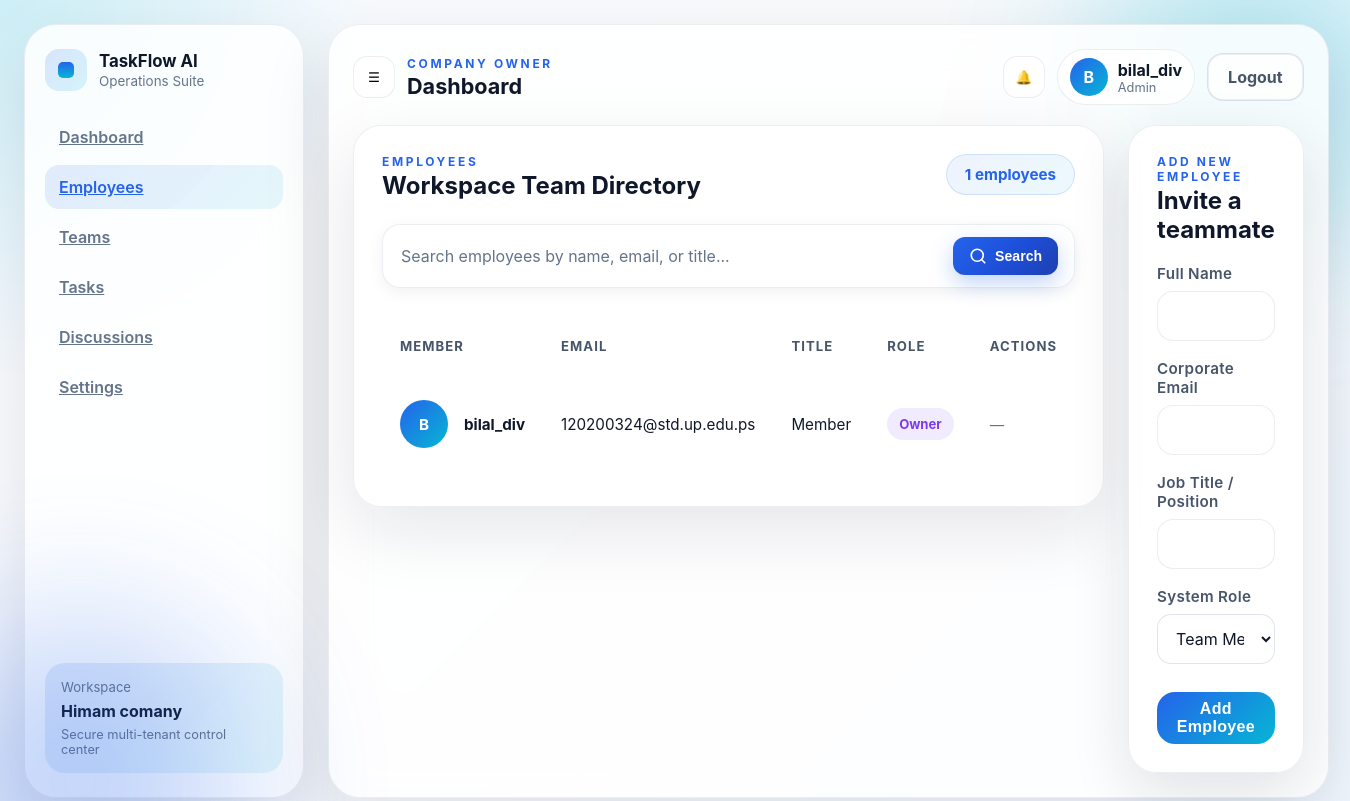
/dashboard/employees/ (signed in), run on an earlier commit of the app's database.
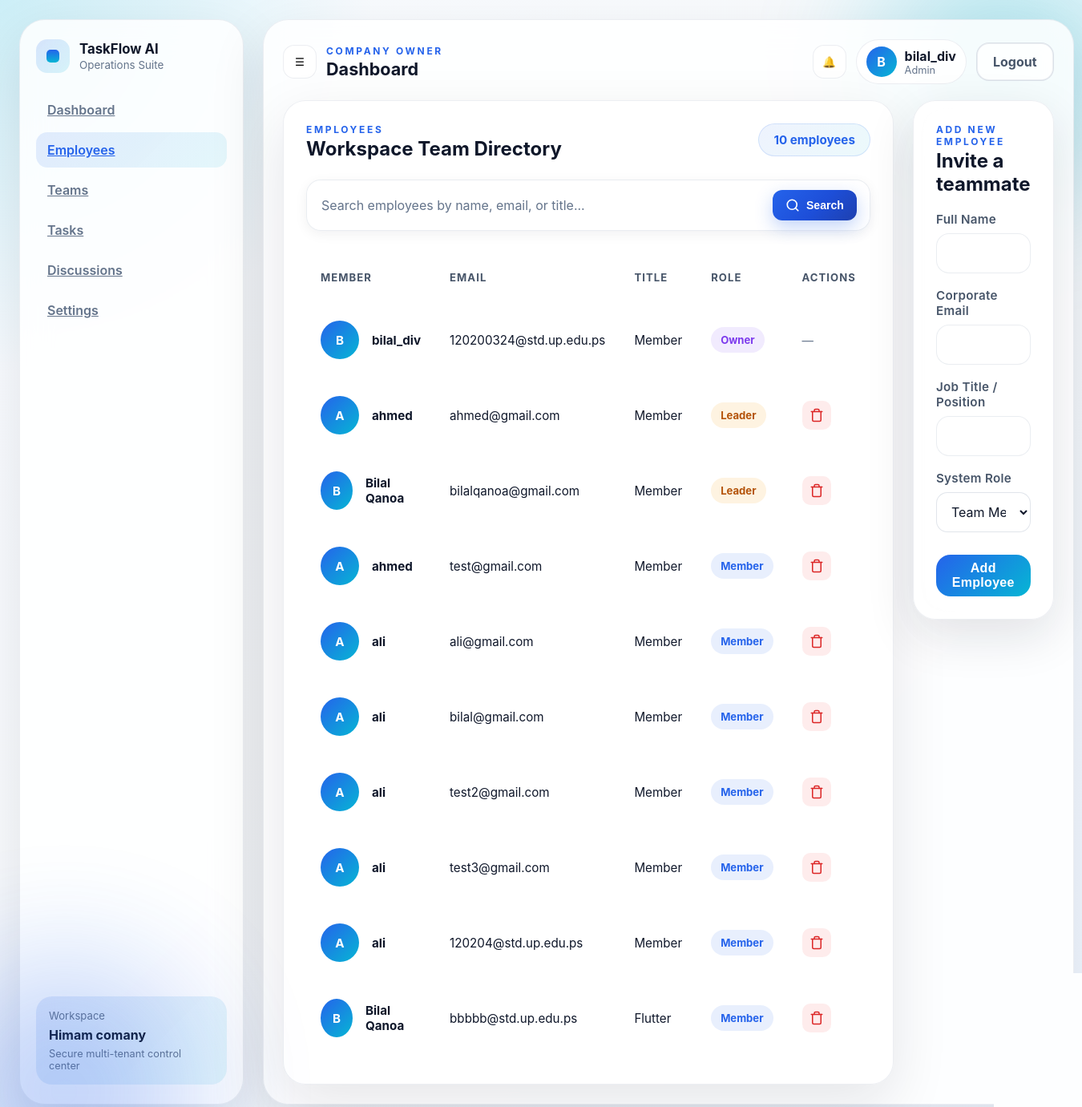
And on a later commit of the database.
### accounts/models.py (models this page shows, shortened)
class User(AbstractUser):
    ROLE_CHOICES = [
        ('company', 'Company Owner'),
        ('team_leader', 'Team Leader'),
        ('member', 'Member'),
    ]
    role = models.CharField(max_length=20, choices=ROLE_CHOICES)
    job_title = models.CharField(max_length=120, blank=True, default='')
    company = models.ForeignKey(
        'companies.Company',
        on_delete=models.SET_NULL,
        null=True,
        blank=True,
        related_name='users'
    )

### dashboard/views.py (the view, shortened to what this page needs)
# urls.py: path('employees/', views.employees_page, name='employees'),
@login_required(login_url='accounts:login')
@transaction.atomic
def employees_page(request):
    company = getattr(request.user, 'owned_company', None) or getattr(request.user, 'company', None)
    if not company:
        return redirect('accounts:profile')
    form_data = {
        'full_name': '',
        'email': '',
        'job_title': '',
        'system_role': 'member',
    }
    search_query = request.GET.get('search', '').strip()
    employees = User.objects.filter(company=company, is_active=True)
    employees = employees.annotate(
        role_weight=Case(
            When(is_superuser=True, then=Value(1)),
            When(role='company', then=Value(1)),
            When(role='team_leader', then=Value(2)),
            When(role='member', then=Value(3)),
            default=Value(4),
            output_field=IntegerField(),
        )
    ).order_by('role_weight', 'username')
    return render(request, 'dashboard/employees.html', {
        'company': company,
        'user': request.user,
        'employees': employees,
        'form_data': form_data,
        'search_query': search_query,
    })

### templates/dashboard/employees.html (shortened to what the changed rows need)
{% extends 'dashboard/base.html' %}
{% block content %}
<div class="employees-container">
    <section class="employees-grid">
        <article class="employees-table-card panel">
            <div class="section-header">
                <div>
                    <p class="eyebrow">Employees</p>
                    <h2>Workspace Team Directory</h2>
                </div>
                <span class="employee-count">{{ employees.count }} employees</span>
            </div>
            <div class="employees-table-wrapper">
                <table class="employees-table">
                    <thead>
                        <tr>
                            <th>Member</th>
                            <th>Email</th>
                            <th>Title</th>
                            <th>Role</th>
                            <th>Actions</th>
                        </tr>
                    </thead>
                    <tbody>
                        {% for employee in employees %}
                        {% with name=employee.get_full_name|default:employee.username %}
                        <tr>
                            <td>
                                <div class="employee-row">
                                    <div class="member-avatar">{{ name|slice:":1"|upper }}</div>
                                    <div>
                                        <strong>{{ name }}</strong>
                                    </div>
                                </div>
                            </td>
                            <td>{{ employee.email }}</td>
                            <td>{{ employee.job_title|default:'Member' }}</td>
                            <td>
                                {% if employee.role == 'company' or employee.is_superuser %}
                                <span class="role-badge role-owner">Owner</span>
                                {% elif employee.role == 'team_leader' %}
                                <span class="role-badge role-leader">Leader</span>
                                {% else %}
                                <span class="role-badge role-member">Member</span>
                                {% endif %}
                            </td>
                            <td>
                                {% if employee.id != user.id and not employee.is_superuser and employee.role != 'company' %}
                                <form method="POST" action="{% url 'dashboard:delete_employee' employee.id %}"
                                    class="delete-form">
                                    <button type="button" class="delete-btn" title="Remove employee"
                                        data-employee-id="{{ employee.id }}" data-employee-name="{{ name }}">
                                        <svg width="18" height="18" viewBox="0 0 24 24" fill="none"
                                            stroke="currentColor" stroke-width="2" stroke-linecap="round"
                                            stroke-linejoin="round">
                                            <polyline points="3 6 5 6 21 6"></polyline>
                                            <path
                                                d="M19 6v14a2 2 0 0 1-2 2H7a2 2 0 0 1-2-2V6m3 0V4a2 2 0 0 1 2-2h4a2 2 0 0 1 2 2v2">
                                            </path>
                                        </svg>
                                    </button>
                                </form>
                                {% else %}
                                <span class="no-action">—</span>
                                {% endif %}
                            </td>
                        </tr>
                        {% endwith %}
                        {% endfor %}
                    </tbody>
                </table>
            </div>
        </article>
        <aside class="sidebar-form-card panel">
            <div class="section-header sidebar-header">
                <div>
                    <h2>Invite a teammate</h2>
                </div>
            </div>
        </aside>
    </section>
</div>
{% endblock content %}

### templates/dashboard/base.html (shortened to what this page needs)
{% load static %}
<!DOCTYPE html>
<html lang="en">
<head>
    <link rel="stylesheet" href="{% static 'css/dashboard.css' %}">
    <link rel="stylesheet" href="{% static 'css/teams.css' %}">
</head>
<body>
    <div class="dashboard-shell">
        <aside class="sidebar">
            <div class="brand-block">
                <div class="brand-mark"><span></span></div>
                <div>
                    <h1>TaskFlow AI</h1>
                    <p>Operations Suite</p>
                </div>
            </div>
            <nav class="nav-links">
                <a class="{% if request.resolver_match.url_name == 'dashboard' %}active{% endif %}"
                    href="{% url 'dashboard:dashboard' %}">Dashboard</a>
                <a class="{% if request.resolver_match.url_name == 'employees' %}active{% endif %}"
                    href="{% url 'dashboard:employees' %}">Employees</a>
                    <a class="{% if request.resolver_match.url_name == 'teams' or request.resolver_match.url_name == 'team_detail' %}active{% endif %}"
                    href="{% url 'dashboard:teams' %}">Teams</a>
                <a class="{% if request.resolver_match.url_name == 'tasks' %}active{% endif %}"
                    href="{% url 'dashboard:tasks' %}">Tasks</a>
                <a class="{% if request.resolver_match.url_name == 'discussions' %}active{% endif %}"
                    href="{% url 'dashboard:discussions' %}">Discussions</a>
                <a class="{% if request.resolver_match.url_name == 'settings' %}active{% endif %}"
                    href="{% url 'dashboard:settings' %}">Settings</a>
            </nav>
            <div class="sidebar-card">
                <p>Workspace</p>
                <strong>{{ company.name }}</strong>
                <span>Secure multi-tenant control center</span>
            </div>
        </aside>
        <main class="main-panel">
            <header class="topbar">
                <div class="topbar-left">
                    <button class="icon-button" aria-label="Open menu">☰</button>
                    <div>
                        <p class="eyebrow">Company Owner</p>
                        <h2>Dashboard</h2>
                    </div>
                </div>
                <div class="topbar-right">
                    <button class="icon-button" aria-label="Notifications">🔔</button>
                    <div class="profile-pill">
                        <div class="avatar">{{ user.get_full_name|default:user.username|first|upper }}</div>
                        <div>
                            <strong>{{ user.get_full_name|default:user.username }}</strong>
                            <span>Admin</span>
                        </div>
                    </div>
                    <div class="nav-actions">
                        <a href="{% url 'accounts:logout' %}" class="button-secondary logout-link">Logout</a>
                    </div>
                </div>
            </header>
            {% block content %}{% endblock content %}
        </main>
    </div>
</body>
</html>

What changed in the data, as far as the page shows it:
added User: value "A", employee "ahmed", email "ahmed@gmail.com", job_title "Member", role "Leader"
added User: value "B", employee "Bilal Qanoa", email "bilalqanoa@gmail.com", job_title "Member", role "Leader"
added User: value "A", first_name "ahmed", email "test@gmail.com", job_title "Member", role "Member"
added User: value "A", employee "ali", email "ali@gmail.com", job_title "Member", role "Member"
added User: value "A", first_name "ali", email "bilal@gmail.com", job_title "Member", role "Member"
added User: value "A", first_name "ali", email "test2@gmail.com", job_title "Member", role "Member"
added User: value "A", first_name "ali", email "test3@gmail.com", job_title "Member", role "Member"
added User: value "A", first_name "ali", email "120204@std.up.edu.ps", job_title "Member", role "Member"
added User: value "B", employee "Bilal Qanoa", email "bbbbb@std.up.edu.ps", job_title "Flutter", role "Member"
Also different on the page:
{{ employees.count }}: "1" → "10"
